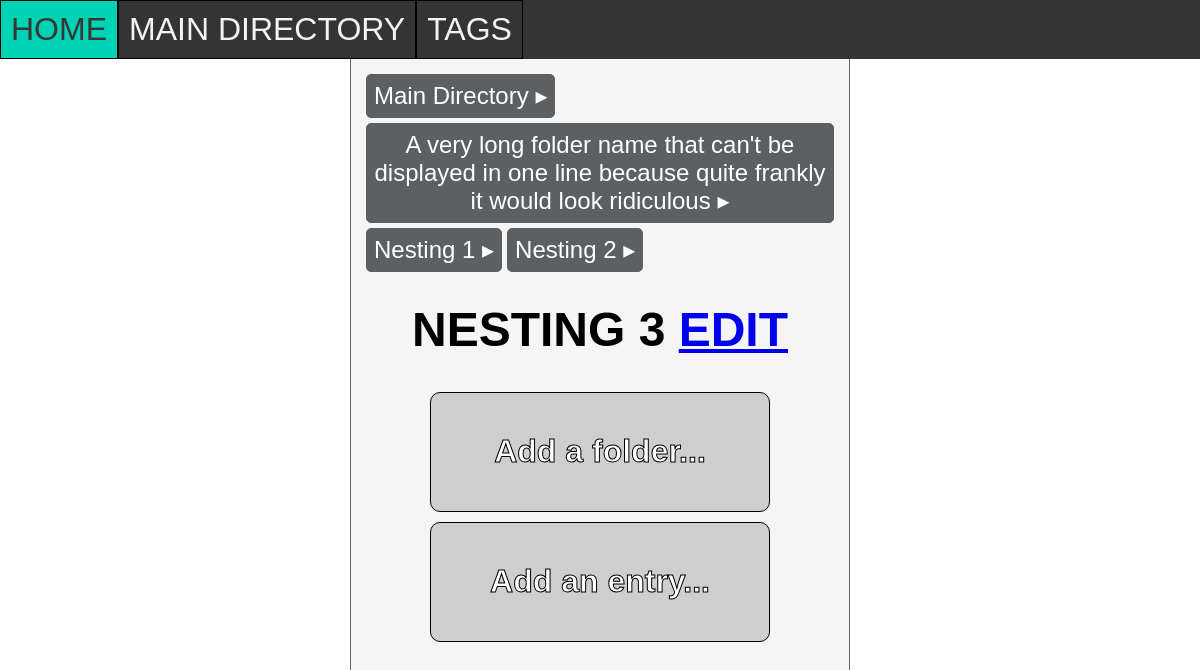
The app's page /folder/17 with its own data.
### tables this page shows
CREATE TABLE FOLDER (id INTEGER PRIMARY KEY AUTOINCREMENT, parent_id INTEGER REFERENCES FOLDER (id), name STRING, info STRING, colour STRING);

### routes.py (the view)
@app.route('/folder/<int:id>')
def folder(id):
    infoname = retrieve("SELECT name,info FROM FOLDER WHERE id = ?", (id,))[0]
    folders = retrieve("SELECT id,name,colour FROM FOLDER WHERE parent_id = ?", (id,))
    entries = retrieve("SELECT id,name FROM ENTRY WHERE parent_id = ?", (id,))
    ancestry = retrieve("WITH RECURSIVE generation AS (SELECT id,name,parent_id FROM FOLDER WHERE id = (SELECT parent_id FROM FOLDER WHERE id = ?) UNION ALL SELECT parent.id,parent.name,parent.parent_id FROM FOLDER parent JOIN generation g ON g.parent_id = parent.id) SELECT id,name FROM generation",(id,))
    ancestry.reverse()
    if len(ancestry) != 0:
        ancestors = True
    else:
        ancestors = False
    return render_template('pages/folder.html', infoname=infoname, folders=folders, entries=entries, id=id, ancestry=ancestry,ancestors=ancestors)

### routes.py (called while the page is built)
def retrieve(query, parameters=None):
    conn = sqlite3.connect('notes_app.db')
    cur = conn.cursor()
    if parameters is None:
        cur.execute(query)
    else:
        cur.execute(query, parameters)
    results = cur.fetchall()
    conn.commit()
    return results

### templates/pages/folder.html (shortened to what this page needs)
{% extends 'base_templates/layout.html' %}
{% block content %}
{% if ancestors %}
<div class="ancestry">
    {% for parent in ancestry %}
        <a href="/folder/{{parent[0]}}">{{parent[1]}} ▸</a>
    {% endfor %}
</div>
{% endif %}
<div class="info">
    <h1>{{infoname[0]}} <a href="/edit-folder/{{id}}">edit</a></h1>
</div>
<div class="links">
    <a href="/create-folder/{{id}}">Add a folder...</a>
    <a href="/create-entry/{{id}}">Add an entry...</a>
</div>
{% endblock %}

### static/css/style.css (style rules this page uses)
* { margin: 0; padding: 0; box-sizing: border-box; text-align: center; font-family: sans-serif; }
html,body { height: 100%; }
h1 { text-transform: uppercase; font-weight: bold; margin: 0; }
.info { margin: 30px 30px 30px 30px; font-size: 1.5em; display: block; }
.ancestry { margin: 15px 15px 0px 15px; display: flex; flex-direction: row; justify-content: left; flex-wrap: wrap; gap: 5px; }
.ancestry a { padding: 7px; text-decoration: none; border:1px solid #5D6063; background-color: #5D6063; color: #fff; border-radius: 5px; font-size: 1.5em; }
.links { display: flex; flex-direction: row; flex-wrap: wrap; justify-content: center; }
.links a { margin: 5px; padding: 40px; text-decoration: none; border:1px solid #000000; color: #ffffff; border-radius: 10px; font-size: 2em; width: 340px; height: 120px; font-weight: bold; -webkit-text-stroke: #000000 1px; overflow: hidden; text-overflow: ellipsis; white-space: nowrap; background-color: #cecece; }

### records on screen
FOLDER: name "Main Directory"
FOLDER: name "A very long folder name that can't be displayed in one line because quite frankly it would look ridiculous"
FOLDER: name "Nesting 1"
FOLDER: name "Nesting 2"
FOLDER: name "NESTING 3"
